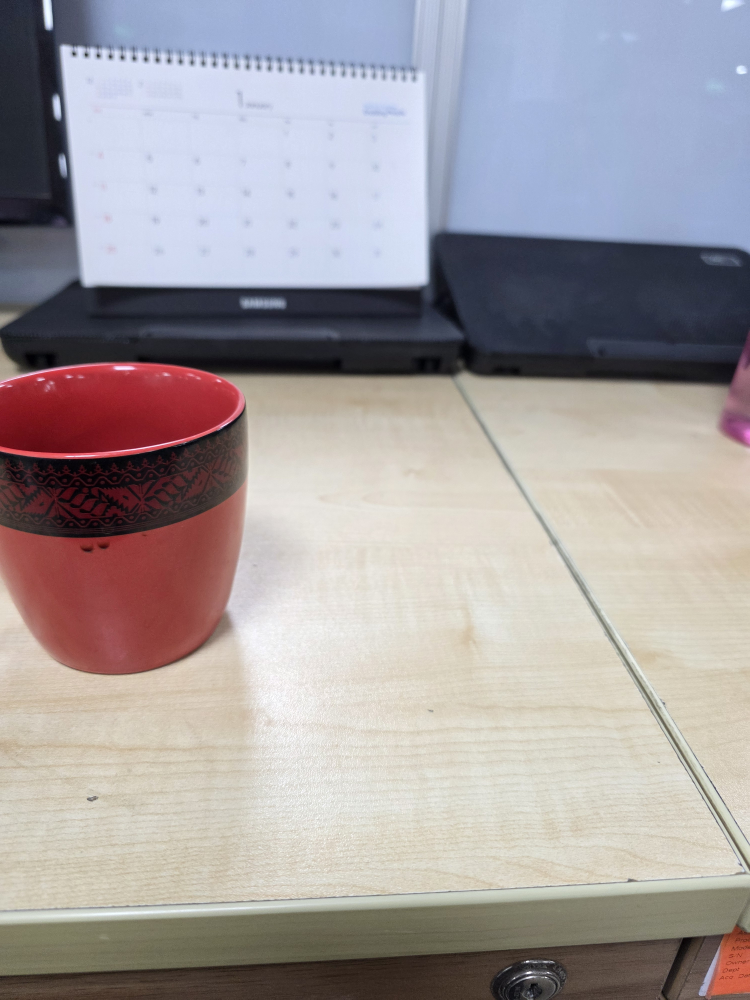
#> input picture m1.jpg, 3000 x 4000 px (shown at 1/4 size)
$ python -i app.py   (imports and definitions only)   (older library calls are emulated)
#> lines starting #> are read from the running program, lines starting #| are printed output that depends on the picture
#> further down, picture is the input picture: shape (4000, 3000, 3); mean B, G, R 159.2, 157.5, 164.1
"""
IoT Dual-Camera Multi-View Image Quality Enhancement  — v4 (Stability Fix)
==========================================================================

Fixes:
  1. KeyError: 'weight_vis' resolved by restoring the weight map in run_pipeline.
  2. "Spiral Noise" artifact prevention:
     - Reverted from Homography (3x3) to limited Affine (2x3, rotation/scale/translation only).
     - Added a "Sanity Check" on the transformation matrix to detect and reject extreme warps.
     - Enhanced SIFT + FLANN matching for better accuracy than ORB.

Pipeline:
  S1 – EXIF-correct load
  S2 – Stable Global Alignment (SIFT + RANSAC Affine)
  S3 – Sharpness-informed Weight Map (Laplacian Variance)
  S4 – Frequency Domain Fusion (Detail Injection)
  S5 – Edge-aware Sharpening & CLAHE Post-processing
"""

import streamlit as st
import cv2
import numpy as np
from PIL import Image, ImageOps
import io

# [1 line not run here, left out]

# ─────────────────────────────────────────────────────────────
# Helpers
# ─────────────────────────────────────────────────────────────

# [6 lines left out: function load_image, not called in this run]

def to_rgb(bgr: np.ndarray) -> np.ndarray:
    return cv2.cvtColor(bgr, cv2.COLOR_BGR2RGB)

def to_pil(bgr: np.ndarray) -> Image.Image:
    return Image.fromarray(to_rgb(bgr))

# ─────────────────────────────────────────────────────────────
# Stage 2 — Stable Global Alignment
# ─────────────────────────────────────────────────────────────

# [43 lines left out: function stable_alignment, not called in this run]

def warp_aligned(img: np.ndarray, M: np.ndarray, target_shape):
    h, w = target_shape[:2]
    return cv2.warpAffine(img, M, (w, h), flags=cv2.INTER_LANCZOS4, borderMode=cv2.BORDER_REFLECT)

# ─────────────────────────────────────────────────────────────
# Stage 3 — Sharpness & Fusion
# ─────────────────────────────────────────────────────────────

def get_sharpness_map(img: np.ndarray):
    gray = cv2.cvtColor(img, cv2.COLOR_BGR2GRAY)
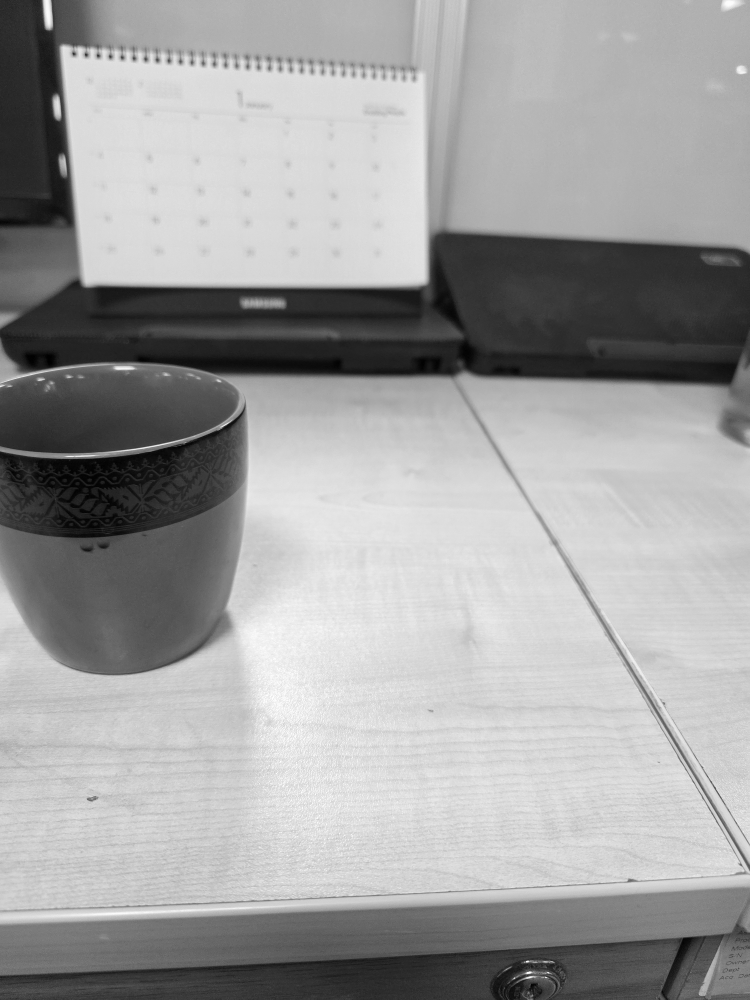
#> gray: shape (4000, 3000) (shown at 1/4 size); min 0, max 255, mean 159.7
    lap = cv2.Laplacian(gray, cv2.CV_32F, ksize=3)
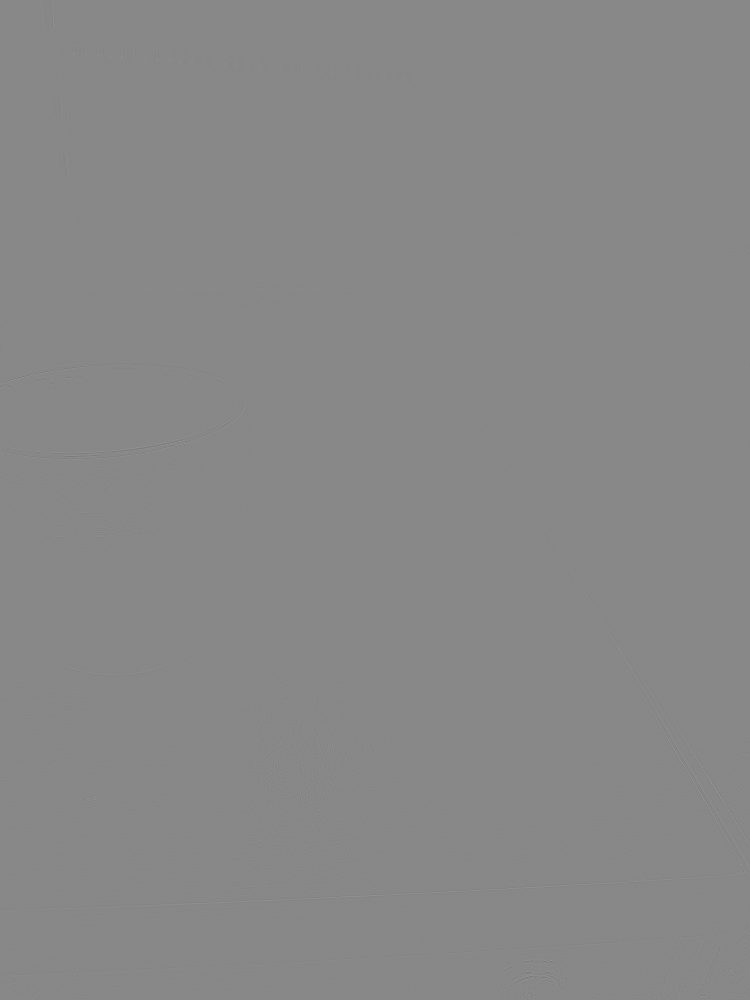
#> lap: shape (4000, 3000) float32 (shown at 1/4 size); min -992, max 866, mean 0; drawn with min black and max white
    # Variance in local neighborhood
    mu = cv2.GaussianBlur(lap, (21, 21), 0)
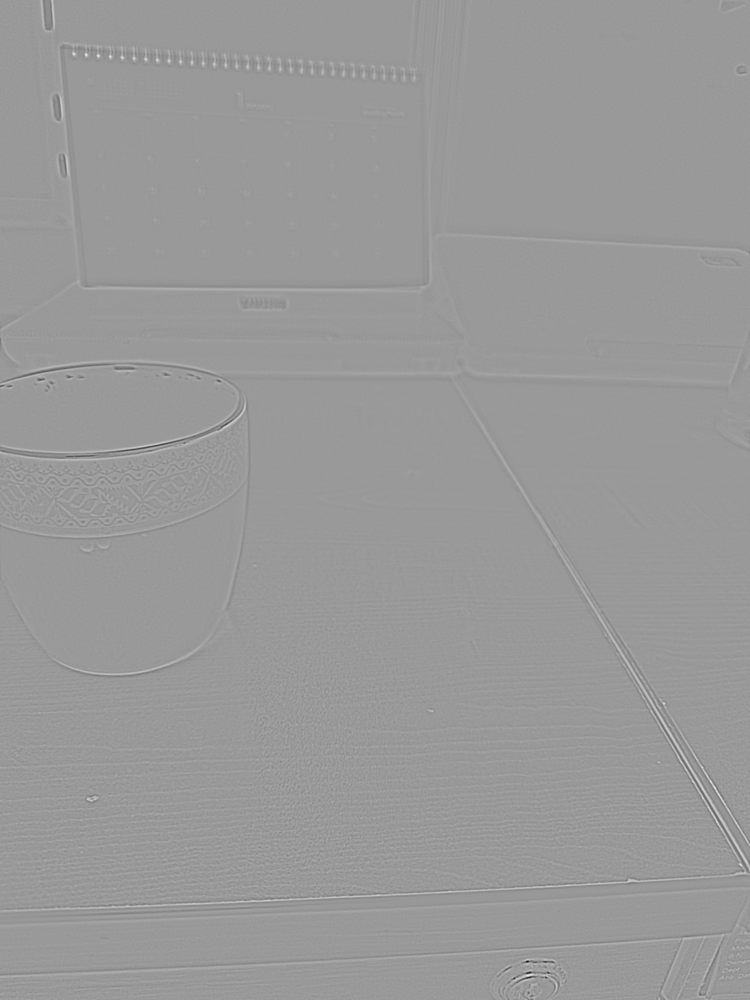
#> mu: shape (4000, 3000) float32 (shown at 1/4 size); min -34.79, max 23.09, mean 0; drawn with min black and max white
    mu2 = cv2.GaussianBlur(lap**2, (21, 21), 0)
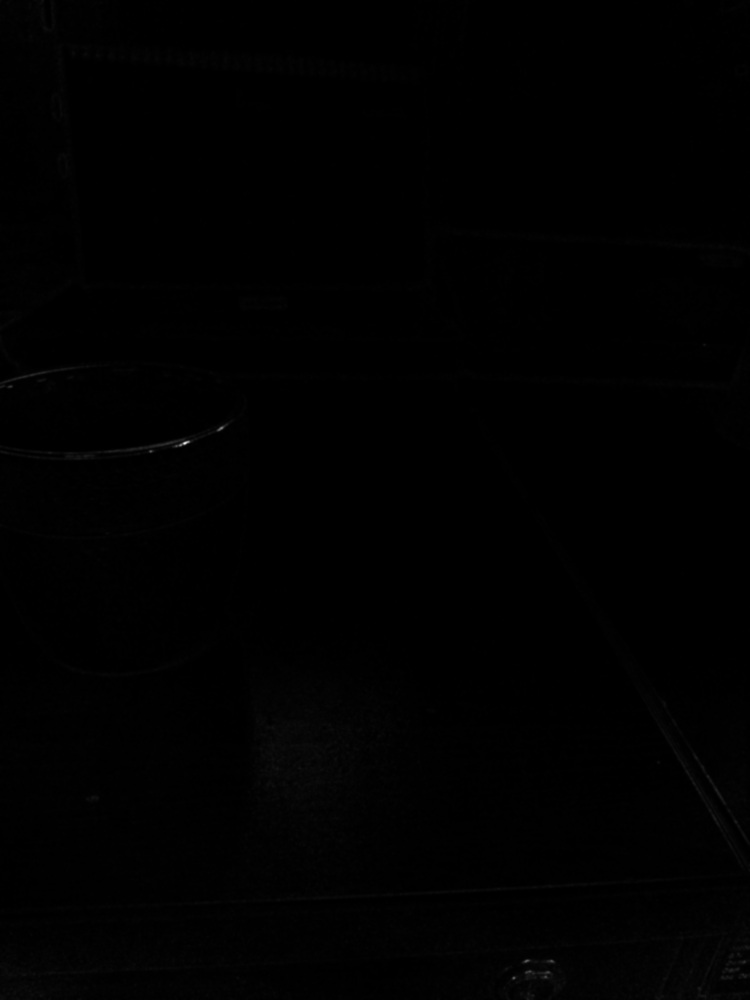
#> mu2: shape (4000, 3000) float32 (shown at 1/4 size); min 14.1, max 134224.5, mean 674.3; drawn with min black and max white
    sigma = cv2.sqrt(np.maximum(0.0, mu2 - mu**2))
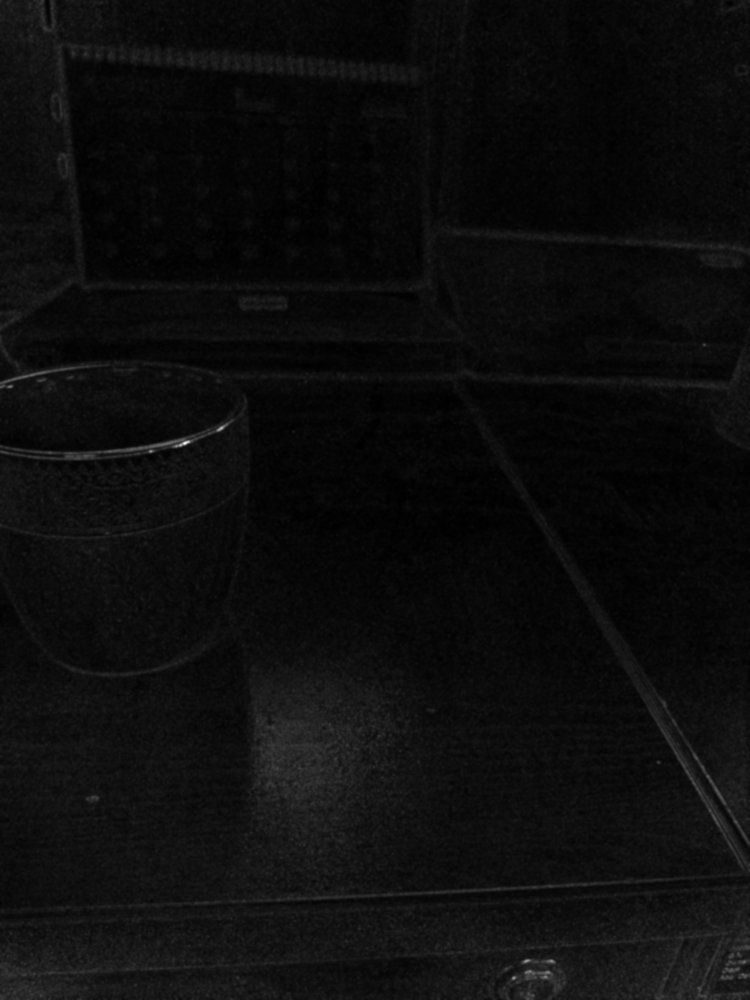
#> sigma: shape (4000, 3000) float32 (shown at 1/4 size); min 3.75, max 366.3, mean 22.8; drawn with min black and max white
    return sigma

# [125 lines left out: functions lab_frequency_fusion, refine_with_flow, run_pipeline, not called in this run]

# ─────────────────────────────────────────────────────────────
# UI
# ─────────────────────────────────────────────────────────────

# [18 lines not run here, left out]

# [1 line that did not run here, left out]
# [45 lines not run here, left out]

>>> import cv2
>>> picture = cv2.imread('m1.jpg')
>>> result = get_sharpness_map(picture)

$ run again, on m2.jpg
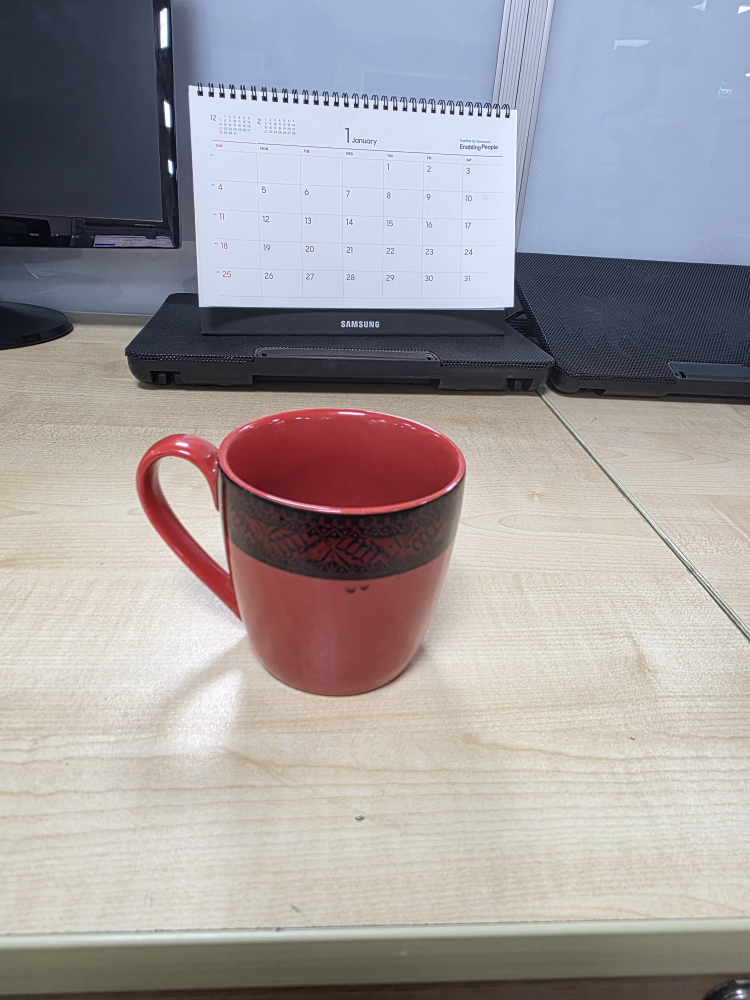
#> input picture m2.jpg, 3000 x 4000 px (shown at 1/4 size)
#> picture is the input picture: shape (4000, 3000, 3); mean B, G, R 158.8, 156.7, 161.9
#> in get_sharpness_map, `gray = cv2.cvtColor(img, cv2.COLOR_BGR2GRAY)`:
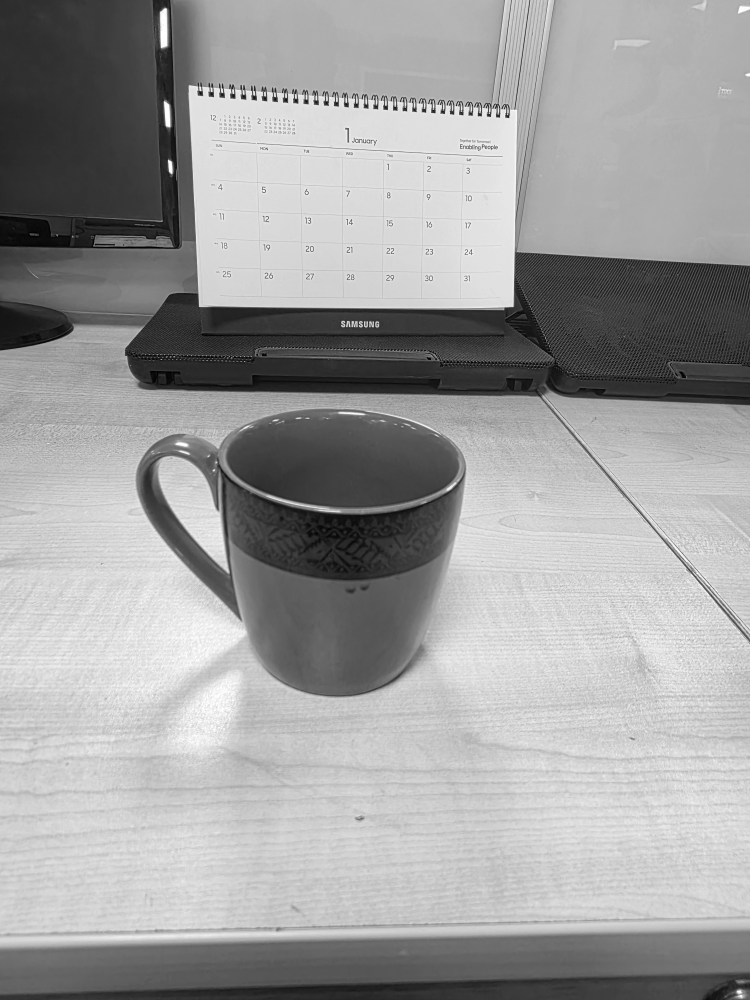
#> gray: shape (4000, 3000) (shown at 1/4 size); min 0, max 255, mean 158.5
#> in get_sharpness_map, `sigma = cv2.sqrt(np.maximum(0.0, mu2 - mu**2))`:
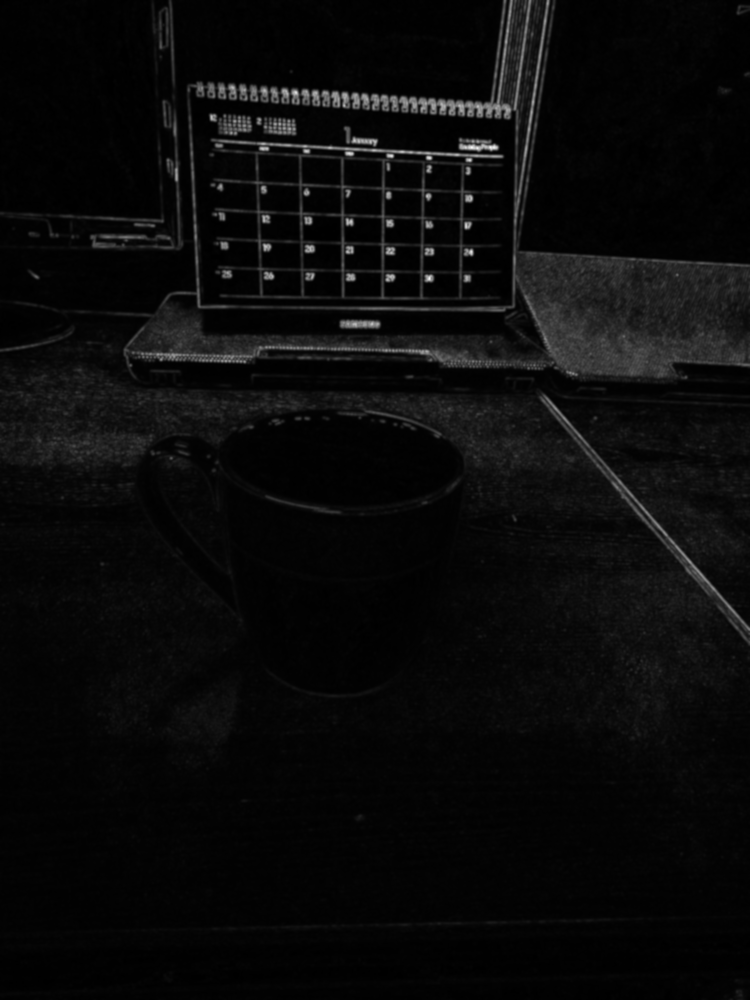
#> sigma: shape (4000, 3000) float32 (shown at 1/4 size); min 0, max 426.9, mean 18; drawn with min black and max white
